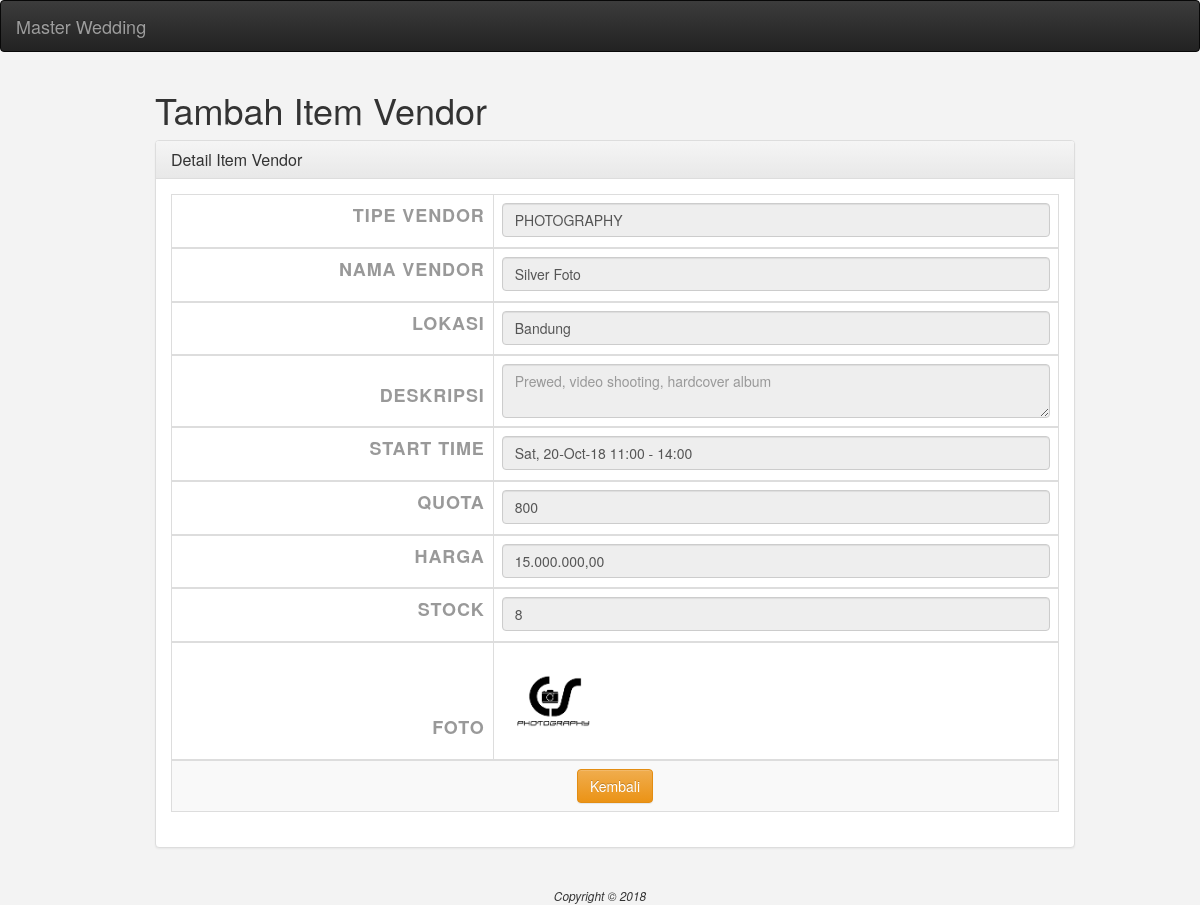
/item/detail/2, run on the app's committed database.
### tables this page shows
CREATE TABLE `item` (
  `id` int(11) NOT NULL,
  `jenisid` int(11) NOT NULL,
  `userid` int(11) UNSIGNED NOT NULL,
  `nama` varchar(255) NOT NULL,
  `lokasi` varchar(255) NOT NULL,
  `deskripsi` text NOT NULL,
  `starttime` datetime NOT NULL,
  `endtime` datetime NOT NULL,
  `quota` int(11) NOT NULL,
  `foto` text NOT NULL,
  `harga` float(10,2) NOT NULL,
  `stock` int(11) NOT NULL,
  `vendorid` int(11) NOT NULL
);

CREATE TABLE `jenis` (
  `id` int(11) NOT NULL,
  `kode_jenis` varchar(12) NOT NULL,
  `type` varchar(30) NOT NULL,
  `userid` int(11) UNSIGNED NOT NULL
);

### application/controllers/Item.php (called while the page is built, shortened)
<?php
class Item extends CI_Controller{
    public function __construct(){
        $this->load->model('item_model','item');
        $this->load->model('jenis_model', 'jenis');
        $this->load->model('vendor_model', 'vendor');
        $this->load->model('nota_model', 'nota');
        $this->load->model('notadetail_model', 'detail');
    }
    public function detail() {
        $id = $this->uri->segment('3');
        $data = $this->item->find_by_id($id);
        $this->load->view('item/detail', $data);
    }
}

### index.php (called while the page is built, shortened)
<?php
require_once BASEPATH.'core/CodeIgniter.php';

### application/models/Item_model.php (called while the page is built, shortened)
<?php
class Item_model extends CI_Model{
    public function find_by_id($id){
        $result = $this->db->query("SELECT item.*, jenis.type as typepaket, vendor.nama as namavendor  FROM item INNER JOIN jenis ON item.jenisid=jenis.id INNER JOIN vendor ON item.jenisid=vendor.jenisid WHERE item.id='$id'")->result_array();
        if ($result){
            return $result[0];
        } else {
            return false;
        }
    }
}

### application/views/item/detail.php (the view, shortened to what this page needs)
<div class="container">
    <?php
    include APPPATH . 'views/fragment/header.php';
    include APPPATH . 'views/fragment/menu.php';
    ?>
    <body>
    <main>
        <div class="col-md-10 col-md-offset-1">
            <h1>Tambah Item Vendor</h1>
            <div class ="panel panel-default panel-table">
                <div class="panel-heading">
                    <div class="row">
                        <div class="col col-xs-6">
                            <h3 class="panel-title">Detail Item Vendor</h3>
                        </div>
                    </div>
                </div>
                <div class="panel-body">
                    <table class="table table-striped table-bordered table-list">
                        <form class="form-horizontal" action="<?= base_url("item/detail") ?>" name="formtambah" method="post" id="formtambah">
                            <thead>
                            <tr>
                                <th style="text-align: right"><label class="control-label" for="jenisid"> Tipe Vendor </label></th>
                                <td><input class="form-control" type="text" name="jenisid" id="jenisid" size="30" required="required" value="<?= $typepaket ?>" readonly></td>
                            </tr>
                            <tr>
                                <th style="text-align: right"><label class="control-label" for="nama"> Nama Vendor </th>
                                <td><input class="form-control " type="text" name="lokasi" id="lokasi" size="30" required="required" value="<?= $nama ?>" readonly></td>
                            </tr>
                            <tr>
                                <th style="text-align: right"><label class="control-label" for="lokasi"> Lokasi </th>
                                <td><input class="form-control " type="text" name="lokasi" id="lokasi" size="30" required="required" value="<?= $lokasi ?>" readonly></td>
                            </tr>
                            <tr>
                                <th style="text-align: right"><label class="control-label" for="deskripsi"> Deskripsi </th>
                                <td><textarea class="form-control " name="deskripsi" id="deskripsi" size="30" required="required" value="<?= $deskripsi ?>" placeholder="<?= $deskripsi ?>" readonly></textarea></td>
                            </tr>
                            <tr>
                                <th style="text-align: right"><label class="control-label" for="starttime"> Start time </th>
                                <td><input class="form-control " type="text" name="starttime" size="30" required="required" value="<?= nice_date($starttime, 'D, d-M-y H:i')?> - <?=nice_date($endtime, 'H:i')?>" readonly></td>
                            </tr>
                            <tr>
                                <th style="text-align: right"><label class="control-label" for="quota"> Quota </th>
                                <td><input class="form-control " type="text" name="quota" id="quota" size="30" required="required" value="<?= $quota ?>" readonly></td>
                            </tr>
                            <tr>
                                <th style="text-align: right"><label class="control-label" for="harga"> Harga </th>
                                <td><input class="form-control " type="text" name="harga" id="harga" size="30" required="required" placeholder="Rp.0,00" value="<?= number_format( $harga, 2, ',', '.' )?>" readonly></td>
                            </tr>
                            <tr>
                                <th style="text-align: right"><label class="control-label" for="stock"> Stock </th>
                                <td><input class="form-control " type="text" name="stock" id="stock" size="30" required="required" value="<?= $stock ?>" readonly></td>
                            </tr>
                            <tr>
                                <th style="text-align: right"><label class="control-label" for="foto"> Foto </th>
                                <td>
                                    <img src="<?= $foto ?>" width="100" height="100"/>
                            </tr>
                            </thead
                            <tr><th colspan="2" style="text-align: center">
                                    <a class="btn btn-warning oi oi-arrow-circle-left" href="<?= base_url() ?>Item"> Kembali</a>
                                </th>
                        </form>
                    </table>
                </div>
            </div>
        </div>
    </main>
    </body>
</div>
<?php include APPPATH . 'views/fragment/footer.php'; ?>

### assets/style/style2.css (style rules this page uses)
html { box-sizing: border-box; font-family: 'PT Sans', sans-serif; -webkit-font-smoothing: antialiased; }
*, *:before, *:after { box-sizing: inherit; }
body { background-color: #f3f3f3; }
form { width: 100%; max-width: 300px; margin: 60px auto; }
label { color: #999; display: block; margin-bottom: 10px; text-transform: uppercase; font-size: 18px; font-weight: bold; letter-spacing: 0.05em }

### data on the page
item: jenisid "PHOTOGRAPHY", lokasi "Silver Foto", lokasi "Bandung", deskripsi "Prewed, video shooting, hardcover album", starttime "Sat, 20-Oct-18 11:00 - 14:00", quota "800", harga "15.000.000,00", stock "8", foto (picture)
